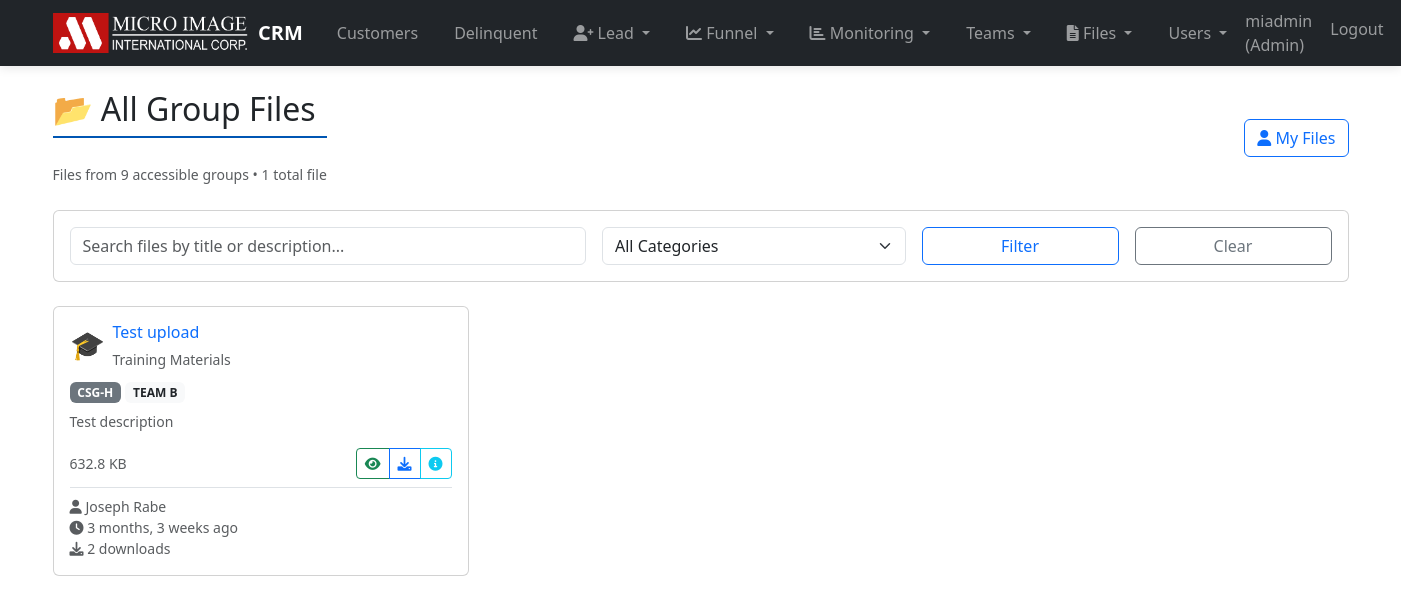
Page /files/all-files/ (signed in) on the earlier database version.
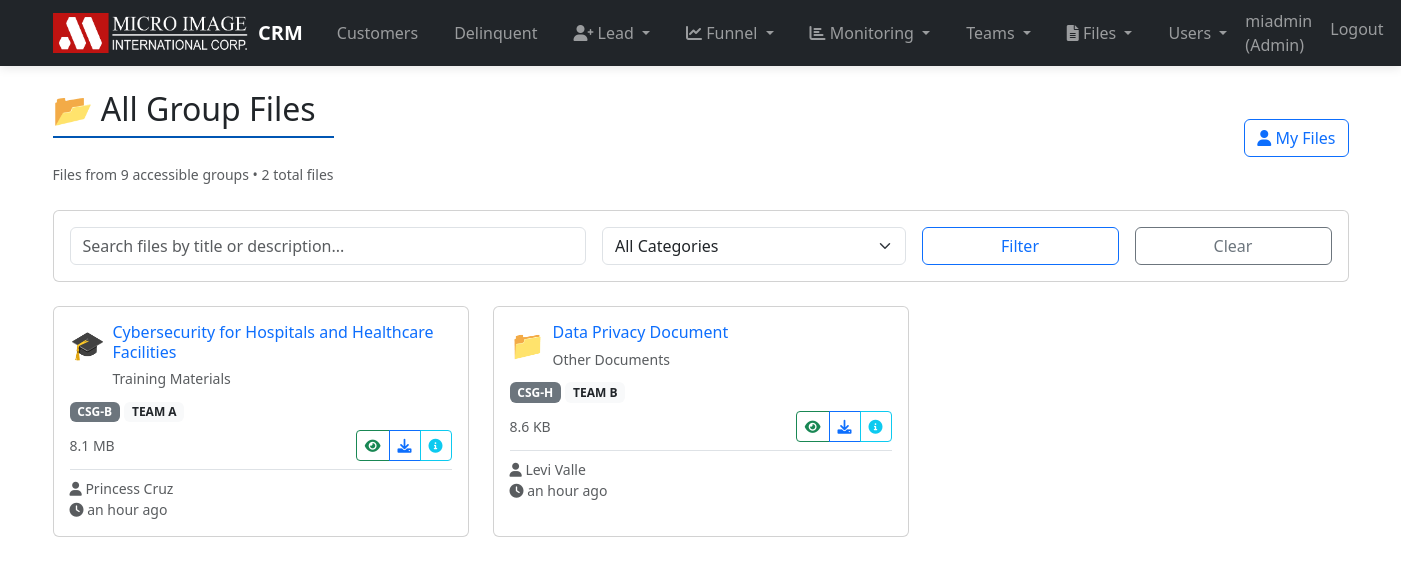
Same page on the later database version.
### users/models.py (models this page shows)
class User(AbstractUser):
    ROLE_CHOICES = (
        ('admin', 'Admin'),
        ('avp', 'AVP'),
        ('supervisor', 'Supervisor'),
        ('salesperson', 'Salesperson'),
        ('vp', 'Vice President'),
        ('gm', 'General Manager'),
        ('president', 'President'),
        ('asm', 'ASM'),
        ('sm', 'Sales Manager'),
        ('teamlead', 'Teamlead'),
        ('techmgr', 'Technical Manager'),
        ('asst_techmgr', 'Assistant Technical Manager'),
    )
    role = models.CharField(max_length=20, choices=ROLE_CHOICES, default='salesperson')
    initials = models.CharField(max_length=3, blank=True, help_text='3-letter initials for the user (e.g., JDO for John Doe)')
    is_active = models.BooleanField(default=True, help_text='Designates whether this user should be treated as active. Unselect this instead of deleting accounts.')
    groups = models.ManyToManyField(
        AuthGroup,
        verbose_name='groups',
        blank=True,
        help_text=(
            'The groups this user belongs to. A user will get all permissions '
            'granted to each of their groups.'
        ),
        related_name="custom_user_set", # <--- FIX
        related_query_name="user",
    )
    user_permissions = models.ManyToManyField(
        Permission,
        verbose_name='user permissions',
        blank=True,
        help_text='Specific permissions for this user.',
        related_name="custom_user_set", # <--- FIX
        related_query_name="user",
    )

### file_sharing/models.py (models this page shows, shortened)
class GroupFileShare(models.Model):
    group = models.ForeignKey(Group, on_delete=models.CASCADE, related_name='shared_files')
    title = models.CharField(max_length=200, help_text='Descriptive title for the file')
    description = models.TextField(blank=True, help_text='Optional description of the file contents')
    file = models.FileField(
        upload_to=get_file_upload_path,
        validators=[validate_file_size, validate_file_extension]
    )
    category = models.CharField(
        max_length=50,
        choices=FileCategory.CATEGORY_CHOICES,
        default='other'
    )
    uploaded_by = models.ForeignKey(User, on_delete=models.CASCADE, related_name='uploaded_files')
    uploaded_at = models.DateTimeField(auto_now_add=True)
    updated_at = models.DateTimeField(auto_now=True)
    is_active = models.BooleanField(default=True, help_text='Whether this file is available for download')
    download_count = models.PositiveIntegerField(default=0, help_text='Number of times this file has been downloaded')
    file_size = models.PositiveIntegerField(null=True, blank=True, help_text='File size in bytes')
    mime_type = models.CharField(max_length=100, blank=True)
    def get_file_size_display(self):
        if not self.file_size:
            return 'Unknown'
        for unit in ['bytes', 'KB', 'MB', 'GB']:
            if self.file_size < 1024.0:
                return f"{self.file_size:.1f} {unit}"
            self.file_size /= 1024.0
        return f"{self.file_size:.1f} TB"
    def get_category_display(self):
        return dict(FileCategory.CATEGORY_CHOICES)[self.category]
    def get_category_icon(self):
        icons = {
            'proposals': '📋',
            'contracts': '📄',
            'presentations': '📊',
            'forms': '📝',
            'resources': '📚',
            'training': '🎓',
            'other': '📁',
        }
        return icons.get(self.category, '📄')
    class Meta:
        ordering = ['-uploaded_at']
        verbose_name = 'Group File Share'
        verbose_name_plural = 'Group File Shares'

### teams/models.py (models this page shows, shortened)
class Group(models.Model):
    GROUP_TYPE_CHOICES = [
        ('regular', 'Regular Sales Group'),
        ('tsg', 'Technical Sales Group'),
    ]
    name = models.CharField(max_length=100, unique=True)
    team = models.ForeignKey(Team, on_delete=models.CASCADE, related_name='groups')
    group_type = models.CharField(max_length=20, choices=GROUP_TYPE_CHOICES, default='regular',
                              help_text='Regular groups have supervisors; TSG groups are managed by the Technical Manager/Assistant Technical Manager')
    supervisor = models.ForeignKey(User, on_delete=models.CASCADE, related_name='managed_groups',
                                limit_choices_to={'role__in': ['supervisor', 'asm']},
                                null=True, blank=True,
                                help_text='Required for regular groups, not used for TSG groups')
    teamlead = models.ForeignKey(User, on_delete=models.SET_NULL, related_name='led_groups',
                             blank=True, null=True, limit_choices_to={'role': 'teamlead'})
    class Meta:
        ordering = ['team__name', 'group_type', 'name']

class Team(models.Model):
    name = models.CharField(max_length=100, unique=True)
    avp = models.ForeignKey(User, on_delete=models.CASCADE, related_name='managed_teams', blank=True, null=True, limit_choices_to={'role__in': ['avp', 'vp', 'gm', 'president']})
    asm = models.ForeignKey(User, on_delete=models.SET_NULL, related_name='asm_teams', blank=True, null=True, limit_choices_to={'role': 'asm'})
    tech_manager = models.ForeignKey(User, on_delete=models.SET_NULL, related_name='tsg_managed_teams', blank=True, null=True, limit_choices_to={'role__in': ['techmgr', 'asst_techmgr']})

### file_sharing/views.py (the view)
# urls.py: path('all-files/', views.all_groups_files, name='all_files'),
@login_required
def all_groups_files(request):
    accessible_groups = get_user_groups(request.user)
    files = GroupFileShare.objects.filter(
        group__in=accessible_groups,
        is_active=True
    ).select_related('group', 'uploaded_by')
    filter_form = FileFilterForm(request.GET)
    if filter_form.is_valid():
        category = filter_form.cleaned_data.get('category')
        search = filter_form.cleaned_data.get('search')
        if category and category != 'all':
            files = files.filter(category=category)
        if search:
            files = files.filter(
                Q(title__icontains=search) |
                Q(description__icontains=search) |
                Q(group__name__icontains=search)
            )
    paginator = Paginator(files, 20)
    page_number = request.GET.get('page')
    page_obj = paginator.get_page(page_number)
    context = {
        'files': page_obj,
        'filter_form': filter_form,
        'title': 'All Group Files',
        'total_files': files.count(),
        'accessible_groups': accessible_groups,
    }
    return render(request, 'file_sharing/all_files.html', context)

### file_sharing/templates/file_sharing/all_files.html (shortened to what this page needs)
{% extends 'base.html' %}
{% load humanize %}
{% block content %}
<div class="d-flex justify-content-between align-items-center mb-4">
    <div>
        <h2>📂 {{ title }}</h2>
        <p class="text-muted mb-0">
            <small>Files from {{ accessible_groups.count }} accessible group{{ accessible_groups.count|pluralize }} • {{ total_files }} total file{{ total_files|pluralize }}</small>
        </p>
    </div>
    <div class="btn-group">
        <a href="{% url 'my_files' %}" class="btn btn-outline-primary">
            <i class="fas fa-user"></i> My Files
        </a>
    </div>
</div>
<div class="card mb-4">
    <div class="card-body">
        <form method="get" class="row g-3">
            <div class="col-md-5">
                {{ filter_form.search }}
            </div>
            <div class="col-md-3">
                {{ filter_form.category }}
            </div>
            <div class="col-md-2">
                <button type="submit" class="btn btn-outline-primary w-100">Filter</button>
            </div>
            <div class="col-md-2">
                <a href="{% url 'all_files' %}" class="btn btn-outline-secondary w-100">Clear</a>
            </div>
        </form>
    </div>
</div>
{% if files %}
    <div class="row">
        {% for file_share in files %}
        <div class="col-md-6 col-lg-4 mb-4">
            <div class="card h-100">
                <div class="card-body">
                    <div class="d-flex align-items-start mb-2">
                        <span class="fs-3 me-2">{{ file_share.get_category_icon }}</span>
                        <div class="flex-grow-1">
                            <h6 class="card-title mb-1">
                                <a href="{% url 'file_details' file_share.id %}" class="text-decoration-none">
                                    {{ file_share.title }}
                                </a>
                            </h6>
                            <small class="text-muted">{{ file_share.get_category_display }}</small>
                        </div>
                    </div>
                    <div class="mb-2">
                        <span class="badge bg-secondary">{{ file_share.group.name }}</span>
                        <span class="badge bg-light text-dark">{{ file_share.group.team.name }}</span>
                    </div>
                    {% if file_share.description %}
                    <p class="card-text small text-muted">{{ file_share.description|truncatewords:12 }}</p>
                    {% endif %}
                    <div class="d-flex justify-content-between align-items-center mt-auto">
                        <small class="text-muted">
                            {{ file_share.get_file_size_display }}
                        </small>
                        <div class="btn-group btn-group-sm">
                            <a href="{% url 'view_file' file_share.id %}" class="btn btn-outline-success btn-sm" target="_blank" title="Open File">
                                <i class="fas fa-eye"></i>
                            </a>
                            <a href="{% url 'download_file' file_share.id %}" class="btn btn-outline-primary btn-sm" title="Download">
                                <i class="fas fa-download"></i>
                            </a>
                            <a href="{% url 'file_details' file_share.id %}" class="btn btn-outline-info btn-sm" title="Details">
                                <i class="fas fa-info-circle"></i>
                            </a>
                        </div>
                    </div>
                    <div class="mt-2 pt-2 border-top">
                        <small class="text-muted d-block">
                            <i class="fas fa-user"></i> {{ file_share.uploaded_by.get_full_name|default:file_share.uploaded_by.username }}
                        </small>
                        <small class="text-muted d-block">
                            <i class="fas fa-clock"></i> {{ file_share.uploaded_at|naturaltime }}
                        </small>
                        {% if file_share.download_count > 0 %}
                        <small class="text-muted d-block">
                            <i class="fas fa-download"></i> {{ file_share.download_count }} download{{ file_share.download_count|pluralize }}
                        </small>
                        {% endif %}
                    </div>
                </div>
            </div>
        </div>
        {% endfor %}
    </div>
{% endif %}
{% endblock %}

### templates/base.html (shortened to what this page needs)
{% load static %}
<!DOCTYPE html>
<html lang="en">
<head>
    <link href="https://cdn.jsdelivr.net/npm/bootstrap@5.3.0/dist/css/bootstrap.min.css" rel="stylesheet">
    <link rel="stylesheet" href="https://cdnjs.cloudflare.com/ajax/libs/font-awesome/6.0.0/css/all.min.css">
</head>
<body>
    <nav class="navbar navbar-expand-lg navbar-dark bg-dark">
        <div class="container">
            <a class="navbar-brand" href="{% url 'home' %}">
		    <img src="{% static 'core/images/mi-logo-wht.png' %}" alt="Micro Image" class="logo-img desktop-logo">
		    CRM</a>
            <div class="collapse navbar-collapse" id="navbarNav">
                <ul class="navbar-nav me-auto mb-2 mb-lg-0">
                    {% if user.is_authenticated %}
                        <li class="nav-item"><a class="nav-link" href="{% url 'customer_list' %}">Customers</a></li>
                        <li class="nav-item"><a class="nav-link" href="{% url 'delinquent_list' %}"></i> Delinquent</a></li>
                        {% if user.role in 'salesperson,supervisor,teamlead,asm,avp,admin,president,gm,vp' %}
                            <li class="nav-item dropdown">
                                <a class="nav-link dropdown-toggle" href="#" id="leadsDropdown" role="button" data-bs-toggle="dropdown" aria-expanded="false">
                                    <i class="fas fa-user-plus"></i> Lead
                                </a>
                            </li>
                        {% endif %}
                        {% if user.role in 'salesperson,supervisor,teamlead,asm,avp,admin,president,gm,vp' %}
                            <li class="nav-item dropdown">
                                <a class="nav-link dropdown-toggle" href="#" id="salesFunnelDropdown" role="button" data-bs-toggle="dropdown" aria-expanded="false">
                                    <i class="fas fa-chart-line"></i> Funnel
                                </a>
                            </li>
                        {% endif %}
                        {% if user.role in 'salesperson,avp,supervisor,teamlead,asm,admin,president,gm,vp' %}
                            <li class="nav-item dropdown">
                                <a class="nav-link dropdown-toggle" href="#" id="salesMonitoringDropdown" role="button" data-bs-toggle="dropdown" aria-expanded="false">
                                    <i class="fas fa-chart-bar"></i> Monitoring
                                </a>
                            </li>
                        {% endif %}
                        {% if user.role in 'admin,president,gm,vp,avp,asm' %}
                            <li class="nav-item dropdown">
                                <a class="nav-link dropdown-toggle" href="#" id="teamsDropdown" role="button" data-bs-toggle="dropdown" aria-expanded="false">
                                    Teams
                                </a>
                            </li>
                        {% endif %}
                        <li class="nav-item dropdown">
                            <a class="nav-link dropdown-toggle" href="#" id="filesDropdown" role="button" data-bs-toggle="dropdown" aria-expanded="false">
                                <i class="fas fa-file-alt"></i> Files
                            </a>
                        </li>
                        {% if user.role == 'admin' %}
                            <li class="nav-item dropdown">
                                <a class="nav-link dropdown-toggle" href="#" id="usersDropdown" role="button" data-bs-toggle="dropdown" aria-expanded="false">
                                    Users
                                </a>
                            </li>
                        {% endif %}
                    {% endif %}
                </ul>
                <ul class="navbar-nav ms-auto">
                    {% if user.is_authenticated %}
                        <li class="nav-item"><span class="navbar-text me-2">{{ user.username }} ({{ user.get_role_display }})</span></li>
                        <li class="nav-item"><a class="nav-link" href="{% url 'logout' %}">Logout</a></li>
                    {% else %}
                        <li class="nav-item"><a class="nav-link" href="{% url 'login' %}">Login</a></li>
                    {% endif %}
                </ul>
            </div>
        </div>
    </nav>
    <div class="container mt-4">
        {% block content %}{% endblock %}
    </div>
</body>
</html>

Differences in the rows shown:
removed GroupFileShare: get_category_icon "🎓", title "Test upload", category "Training Materials", group.name "CSG-H", group.team.name "TEAM B", description "Test description", file_size "632.8 KB", uploaded_by.get_full_name "Joseph Rabe", uploaded_at "3 months, 3 weeks ago", download_count "2"
added GroupFileShare: get_category_icon "🎓", title "Cybersecurity for Hospitals and Healthcare Facilities", category "Training Materials", group.name "CSG-B", group.team.name "TEAM A", file_size "8.1 MB", uploaded_by.get_full_name "Princess Cruz", uploaded_at "an hour ago"
added GroupFileShare: get_category_icon "📁", title "Data Privacy Document", category "Other Documents", group.name "CSG-H", group.team.name "TEAM B", file_size "8.6 KB", uploaded_by.get_full_name "Levi Valle", uploaded_at "an hour ago"
Other differences:
{{ total_files }}: "1" → "2"
